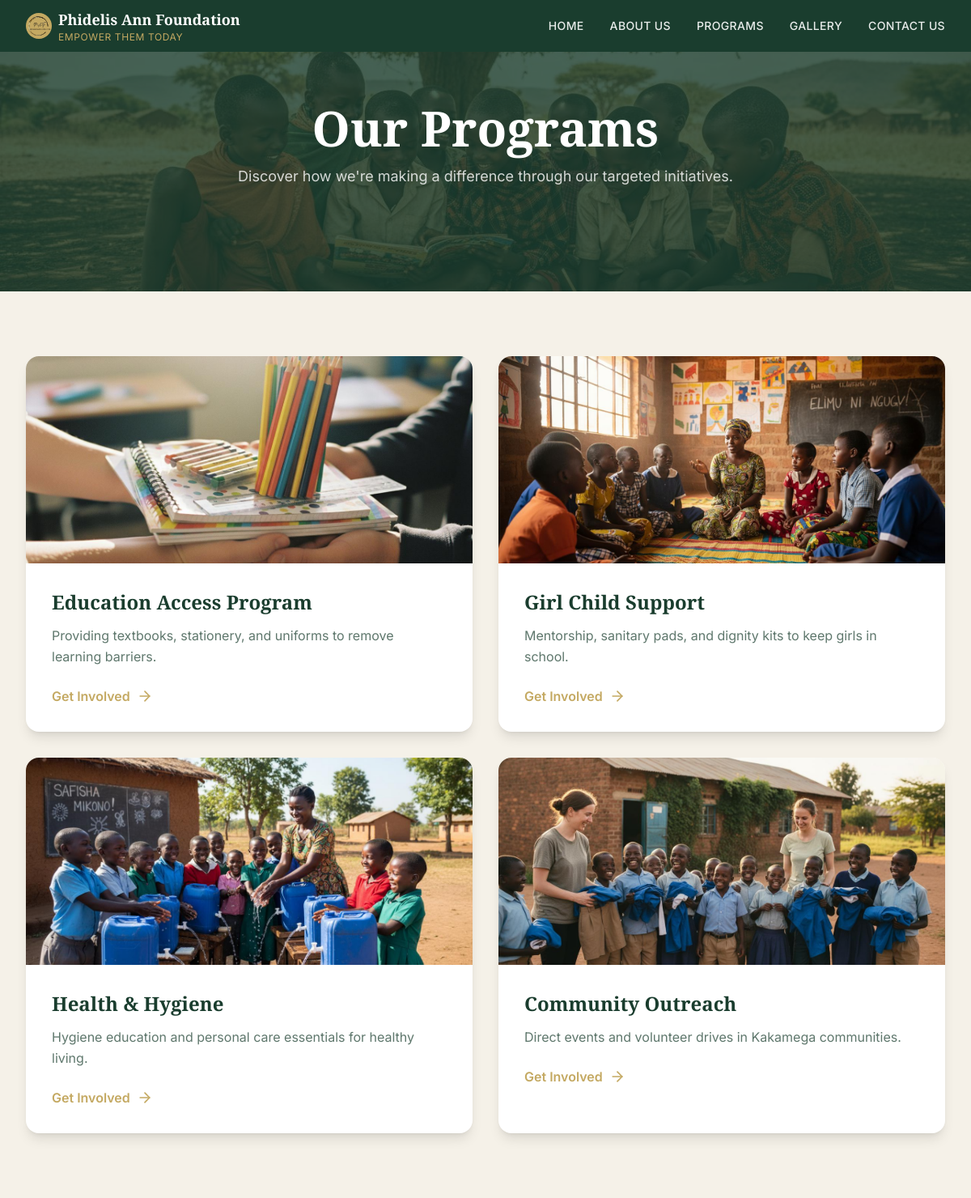
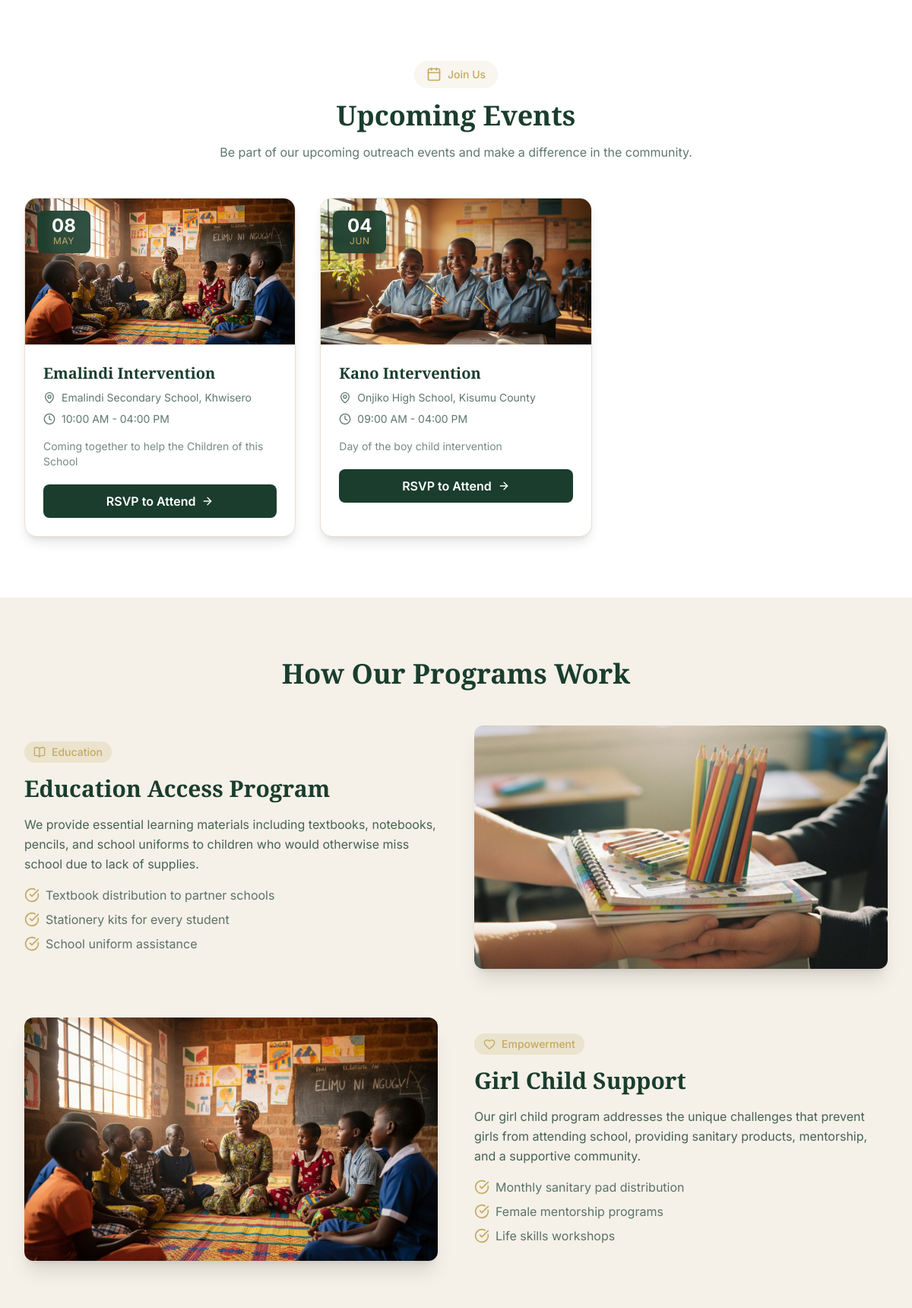
Screenshot of /programs/ (upper part) with the database file from the repository (2 pictures, top to bottom).
### main/models.py (models this page shows, shortened)
class Event(models.Model):
    title = models.CharField(max_length=200)
    venue = models.CharField(max_length=200, help_text="Location/venue of the event")
    date = models.DateField()
    time_start = models.TimeField()
    time_end = models.TimeField()
    description = models.TextField(blank=True, help_text="Brief description of the event")
    is_upcoming = models.BooleanField(default=True, help_text="Show this event on the website")
    image = models.ImageField(upload_to='events/', blank=True, null=True, help_text="Event image (optional)")
    created_at = models.DateTimeField(auto_now_add=True)
    updated_at = models.DateTimeField(auto_now=True)
    class Meta:
        verbose_name = 'Event'
        verbose_name_plural = 'Events'
        ordering = ['date']
    @property
    def formatted_time(self):
        return f"{self.time_start.strftime('%I:%M %p')} - {self.time_end.strftime('%I:%M %p')}"

### main/views.py (the view)
# urls.py: path('programs/', views.programs, name='programs'),
def programs(request):
    upcoming_events = Event.objects.filter(is_upcoming=True).order_by('date')
    """Programs page view."""
    context = {
        'title': 'Our Programs - Phidelis Ann Foundation',
        'programs': [
            {
                'title': 'Education Access Program',
                'description': 'Providing textbooks, stationery, and uniforms to remove learning barriers.',
                'image': 'main/images/school_supplies.jpg',
            },
            {
                'title': 'Girl Child Support',
                'description': 'Mentorship, sanitary pads, and dignity kits to keep girls in school.',
                'image': 'main/images/girls_mentorship.jpg',
            },
            {
                'title': 'Health & Hygiene',
                'description': 'Hygiene education and personal care essentials for healthy living.',
                'image': 'main/images/hygiene_education.jpg',
            },
            {
                'title': 'Community Outreach',
                'description': 'Direct events and volunteer drives in Kakamega communities.',
                'image': 'main/images/uniform_distribution.jpg',
            },
        ],
        'upcoming_events': upcoming_events,
    }
    return render(request, 'main/programs.html', context)

### main/templates/main/programs.html (shortened to what this page needs)
{% extends 'base.html' %}
{% load static %}
{% block content %}
<section class="relative py-32 bg-paf-green">
    <div class="absolute inset-0 opacity-20">
        <img src="{% static 'main/images/children_studying_together.jpg' %}" alt="Background" class="w-full h-full object-cover">
    </div>
    <div class="relative z-10 max-w-7xl mx-auto px-4 sm:px-6 lg:px-8 text-center">
        <h1 class="text-5xl md:text-6xl font-serif font-bold text-white mb-4">Our Programs</h1>
        <p class="text-white/80 text-lg max-w-2xl mx-auto">Discover how we're making a difference through our targeted initiatives.</p>
    </div>
</section>
<section class="py-20 bg-paf-cream">
    <div class="max-w-7xl mx-auto px-4 sm:px-6 lg:px-8">
        <div class="grid md:grid-cols-2 gap-8">
            {% for program in programs %}
            <div class="bg-white rounded-2xl shadow-lg overflow-hidden hover-lift">
                <div class="h-64 img-zoom">
                    <img src="{% static program.image %}" alt="{{ program.title }}" class="w-full h-full object-cover">
                </div>
                <div class="p-8">
                    <h3 class="text-2xl font-serif font-bold text-paf-green mb-3">{{ program.title }}</h3>
                    <p class="text-paf-green/70 leading-relaxed mb-6">{{ program.description }}</p>
                    <a href="{% url 'contact' %}" class="inline-flex items-center text-paf-gold hover:text-paf-green font-semibold transition-colors">
                        Get Involved
                        <i data-lucide="arrow-right" class="w-5 h-5 ml-2"></i>
                    </a>
                </div>
            </div>
            {% endfor %}
        </div>
    </div>
</section>
{% if upcoming_events %}
<section class="py-20 bg-white">
    <div class="max-w-7xl mx-auto px-4 sm:px-6 lg:px-8">
        <div class="text-center mb-12">
            <div class="inline-flex items-center gap-2 px-4 py-2 bg-paf-gold/10 rounded-full mb-4">
                <i data-lucide="calendar" class="w-5 h-5 text-paf-gold"></i>
                <span class="text-paf-gold text-sm font-medium">Join Us</span>
            </div>
            <h2 class="text-4xl font-serif font-bold text-paf-green mb-4">Upcoming Events</h2>
            <p class="text-paf-green/70 max-w-2xl mx-auto">Be part of our upcoming outreach events and make a difference in the community.</p>
        </div>
        <div class="grid md:grid-cols-2 lg:grid-cols-3 gap-8">
            {% for event in upcoming_events %}
            <div class="bg-white rounded-2xl shadow-lg overflow-hidden hover:shadow-xl transition-all duration-300 hover:-translate-y-1 border border-paf-beige">
                <div class="relative h-48 bg-gradient-to-r from-paf-green/5 to-paf-gold/5">
                    {% if event.image and event.image.url %}
                    <img src="{{ event.image.url }}" alt="{{ event.title }}" class="w-full h-full object-cover">
                    {% else %}
                    <div class="absolute inset-0 flex items-center justify-center">
                        <i data-lucide="calendar-heart" class="w-16 h-16 text-paf-gold/30"></i>
                    </div>
                    {% endif %}
                    <div class="absolute top-4 left-4 bg-paf-green/90 backdrop-blur-sm rounded-lg px-3 py-2 text-center min-w-[70px] shadow-lg">
                        <div class="text-white font-bold text-2xl leading-none">{{ event.date|date:"d" }}</div>
                        <div class="text-paf-gold text-xs uppercase tracking-wider">{{ event.date|date:"M" }}</div>
                    </div>
                </div>
                <div class="p-6">
                    <h3 class="text-xl font-serif font-bold text-paf-green mb-2">{{ event.title }}</h3>
                    <div class="flex items-start gap-2 text-paf-green/70 text-sm mb-2">
                        <i data-lucide="map-pin" class="w-4 h-4 mt-0.5 flex-shrink-0"></i>
                        <span>{{ event.venue }}</span>
                    </div>
                    <div class="flex items-start gap-2 text-paf-green/70 text-sm mb-4">
                        <i data-lucide="clock" class="w-4 h-4 mt-0.5 flex-shrink-0"></i>
                        <span>{{ event.formatted_time }}</span>
                    </div>
                    {% if event.description %}
                    <p class="text-paf-green/60 text-sm mb-5 line-clamp-2">{{ event.description }}</p>
                    {% endif %}
                    <a href="{% url 'contact' %}?subject=volunteer&event={{ event.title|urlencode }}"
                       class="inline-flex items-center justify-center w-full bg-paf-green hover:bg-paf-green/90 text-white font-semibold py-2.5 rounded-lg transition-all duration-300 group">
                        <span>RSVP to Attend</span>
                        <i data-lucide="arrow-right" class="w-4 h-4 ml-2 group-hover:translate-x-1 transition-transform"></i>
                    </a>
                </div>
            </div>
            {% endfor %}
        </div>
    </div>
</section>
{% endif %}
<section class="py-20 bg-paf-cream">
    <div class="max-w-7xl mx-auto px-4 sm:px-6 lg:px-8">
        <h2 class="text-4xl font-serif font-bold text-paf-green mb-12 text-center">How Our Programs Work</h2>
        <div class="grid lg:grid-cols-2 gap-12 items-center mb-16">
            <div class="order-2 lg:order-1">
                <div class="inline-flex items-center gap-2 px-3 py-1 bg-paf-gold/20 rounded-full mb-4">
                    <i data-lucide="book-open" class="w-4 h-4 text-paf-gold"></i>
                    <span class="text-paf-gold text-sm font-medium">Education</span>
                </div>
                <h3 class="text-3xl font-serif font-bold text-paf-green mb-4">Education Access Program</h3>
                <p class="text-paf-green/80 leading-relaxed mb-4">
                    We provide essential learning materials including textbooks, notebooks, pencils, and school uniforms to children who would otherwise miss school due to lack of supplies.
                </p>
                <ul class="space-y-2 text-paf-green/70">
                    <li class="flex items-center gap-2">
                        <i data-lucide="check-circle" class="w-5 h-5 text-paf-gold"></i>
                        Textbook distribution to partner schools
                    </li>
                    <li class="flex items-center gap-2">
                        <i data-lucide="check-circle" class="w-5 h-5 text-paf-gold"></i>
                        Stationery kits for every student
                    </li>
                    <li class="flex items-center gap-2">
                        <i data-lucide="check-circle" class="w-5 h-5 text-paf-gold"></i>
                        School uniform assistance
                    </li>
                </ul>
            </div>
            <div class="order-1 lg:order-2">
                <img src="{% static 'main/images/school_supplies.jpg' %}" alt="School supplies" class="rounded-xl shadow-xl w-full h-80 object-cover">
            </div>
        </div>
        <div class="grid lg:grid-cols-2 gap-12 items-center mb-16">
            <div>
                <img src="{% static 'main/images/girls_mentorship.jpg' %}" alt="Girls mentorship" class="rounded-xl shadow-xl w-full h-80 object-cover">
            </div>
            <div>
                <div class="inline-flex items-center gap-2 px-3 py-1 bg-paf-gold/20 rounded-full mb-4">
                    <i data-lucide="heart" class="w-4 h-4 text-paf-gold"></i>
                    <span class="text-paf-gold text-sm font-medium">Empowerment</span>
                </div>
                <h3 class="text-3xl font-serif font-bold text-paf-green mb-4">Girl Child Support</h3>
                <p class="text-paf-green/80 leading-relaxed mb-4">
                    Our girl child program addresses the unique challenges that prevent girls from attending school, providing sanitary products, mentorship, and a supportive community.
                </p>
                <ul class="space-y-2 text-paf-green/70">
                    <li class="flex items-center gap-2">
                        <i data-lucide="check-circle" class="w-5 h-5 text-paf-gold"></i>
                        Monthly sanitary pad distribution
                    </li>
                    <li class="flex items-center gap-2">
                        <i data-lucide="check-circle" class="w-5 h-5 text-paf-gold"></i>
                        Female mentorship programs
                    </li>
                    <li class="flex items-center gap-2">
                        <i data-lucide="check-circle" class="w-5 h-5 text-paf-gold"></i>
                        Life skills workshops
                    </li>
                </ul>
            </div>
        </div>
    </div>
</section>
{% endblock %}

### templates/base.html (shortened to what this page needs)
{% load static %}
<!DOCTYPE html>
<html lang="en">
<head>
    <script src="https://cdn.tailwindcss.com"></script>
</head>
<body class="font-sans bg-paf-cream text-gray-800">
    <nav id="navbar" class="fixed top-0 left-0 right-0 z-50 transition-all duration-300 bg-paf-green">
        <div class="max-w-7xl mx-auto px-4 sm:px-6 lg:px-8">
            <div class="flex items-center justify-between h-16">
                <a href="{% url 'home' %}" class="flex items-center gap-2">
                    <div class="w-8 h-8 rounded-full bg-paf-gold flex items-center justify-center">
                        <img src="{% static 'main/images/logo.svg' %}" width="60">
                    </div>
                    <div>
                        <span class="text-white font-serif text-lg font-semibold">Phidelis Ann Foundation</span>
                        <span class="hidden sm:block text-paf-gold text-xs tracking-wider">EMPOWER THEM TODAY</span>
                    </div>
                </a>
                <div class="hidden md:flex items-center gap-8">
                    <a href="{% url 'home' %}" class="text-white/90 hover:text-paf-gold text-sm font-medium tracking-wide transition-colors">HOME</a>
                    <a href="{% url 'about' %}" class="text-white/90 hover:text-paf-gold text-sm font-medium tracking-wide transition-colors">ABOUT US</a>
                    <a href="{% url 'programs' %}" class="text-white/90 hover:text-paf-gold text-sm font-medium tracking-wide transition-colors">PROGRAMS</a>
                    <a href="{% url 'gallery' %}" class="text-white/90 hover:text-paf-gold text-sm font-medium tracking-wide transition-colors">GALLERY</a>
                    <a href="{% url 'contact' %}" class="text-white/90 hover:text-paf-gold text-sm font-medium tracking-wide transition-colors">CONTACT US</a>
                </div>
            </div>
        </div>
    </nav>
    <main>
        {% block content %}{% endblock %}
    </main>
</body>
</html>

### templates/base.html (style rules this page uses)
:root { --paf-green: #1a3b2f; --paf-gold: #c8a45b; --paf-beige: #ebe5d8; --paf-cream: #fef9ef; }
body { font-family: 'Inter', sans-serif; }
.font-serif { font-family: 'Playfair Display', serif; }
.img-zoom img { transition: transform 0.5s ease; }
html { scroll-behavior: smooth; }
.hover-lift { transition: transform 0.3s ease, box-shadow 0.3s ease; }
.img-zoom { overflow: hidden; }

### rows the page displays
Event: image (picture), date "08", date "MAY", title "Emalindi Intervention", venue "Emalindi Secondary School, Khwisero", formatted_time "10:00 AM - 04:00 PM", description "Coming together to help the Children of this School"
Event: image (picture), date "04", date "JUN", title "Kano Intervention", venue "Onjiko High School, Kisumu County", formatted_time "09:00 AM - 04:00 PM", description "Day of the boy child intervention"

### other values shown
{{ program.title }} "Education Access Program" "Girl Child Support" "Health & Hygiene" "Community Outreach"
{{ program.description }} "Providing textbooks, stationery, and uniforms to remove learning barriers." "Mentorship, sanitary pads, and dignity kits to keep girls in school." "Hygiene education and personal care essentials for healthy living." "Direct events and volunteer drives in Kakamega communities."
